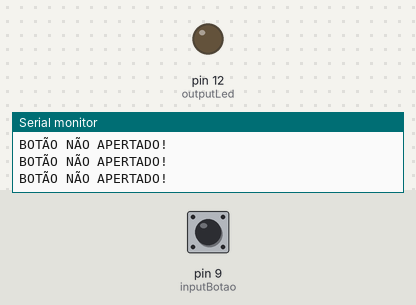
A sketch run on a simulated Arduino Uno, built with avr-gcc and run on an emulated ATmega328P. Parts: output pins drawn as LEDs (lit = HIGH), the last lines printed to the serial monitor. Dashed ring = blinking. The test bench sets the inputs (shaded band); at power-on: pin 9 (inputBotao) LOW.

Above: at 1.2 s.
1.3 s: pin 9 (inputBotao) pulled HIGH for 0.15 s
At 1.4 s:
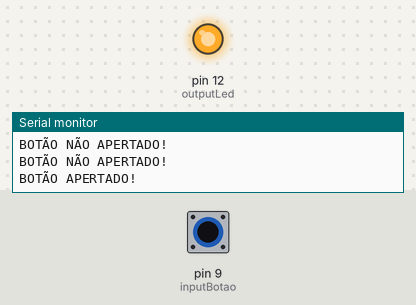
2.9 s: pin 9 (inputBotao) pulled HIGH for 1 s
At 4.4 s:
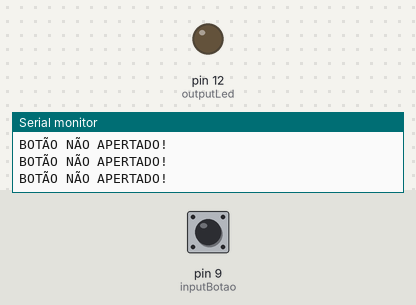
6.9 s: pin 9 (inputBotao) pulsed HIGH 2 times (0.12 s each, 0.3 s apart)
At 6.99 s:
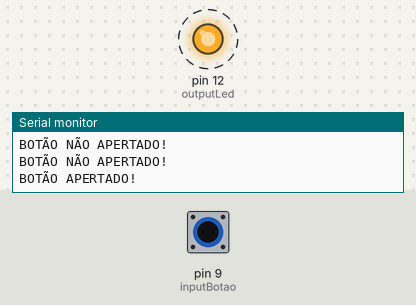
10.5 s: pin 9 (inputBotao) pulled HIGH for 3.2 s
At 10.9 s:
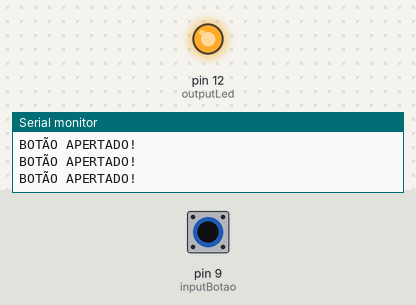
15.2 s: pin 9 (inputBotao) driven HIGH
At 15.9 s:
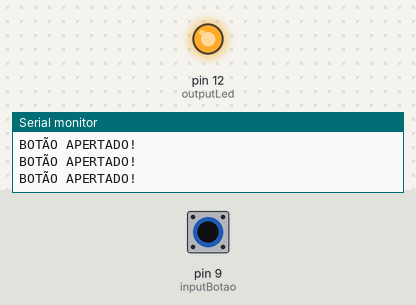
18.2 s: pin 9 (inputBotao) driven LOW
At 19.4 s:
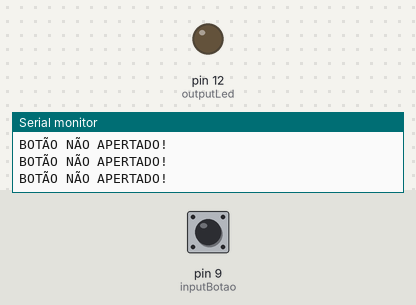
Timing chart, 0 to 20.7 s (numbered marks = the images above; inputs shaded):
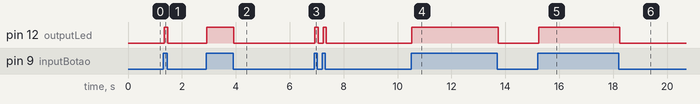

The sketch:

botao_luz.ino
```cpp
int inputBotao = 9;
int outputLed = 12;

void setup() { // Configuração inicial -> Roda uma vez
  Serial.begin(9600);
  pinMode(inputBotao, INPUT); // Configura o pino 9 como entrada de energia
  pinMode(outputLed, OUTPUT); // Configura o pink 12 como saída de energia
}

void loop() { // Roda indefinidamente
  if(digitalRead(inputBotao) == HIGH) { // Checa se o pink 9 está recebendo energia
    Serial.println("BOTÃO APERTADO!"); // Escreve no console
    digitalWrite(outputLed, HIGH); // Coloca o pino 12 para liberar energia
  } else {
    Serial.println("BOTÃO NÃO APERTADO!");
    digitalWrite(outputLed, LOW); // Coloca o pino 12 para não liberar energia
  }
}
```

Measured:
- after the input at 1.3 s, pin 12 (outputLed): LOW → HIGH at once, → LOW 0.14 s later
- after the input at 2.9 s, pin 12 (outputLed): LOW → HIGH at once, → LOW 1.0 s later
- after the input at 6.9 s, pin 12 (outputLed): alternates HIGH for 0.12 s and LOW for 0.19 s, 4 changes in all, then stays LOW, starting at once
- after the input at 10.5 s, pin 12 (outputLed): LOW → HIGH at once, → LOW 3.2 s later
- after the input at 15.2 s, pin 12 (outputLed): LOW → HIGH at once
- after the input at 18.2 s, pin 12 (outputLed): HIGH → LOW at once
